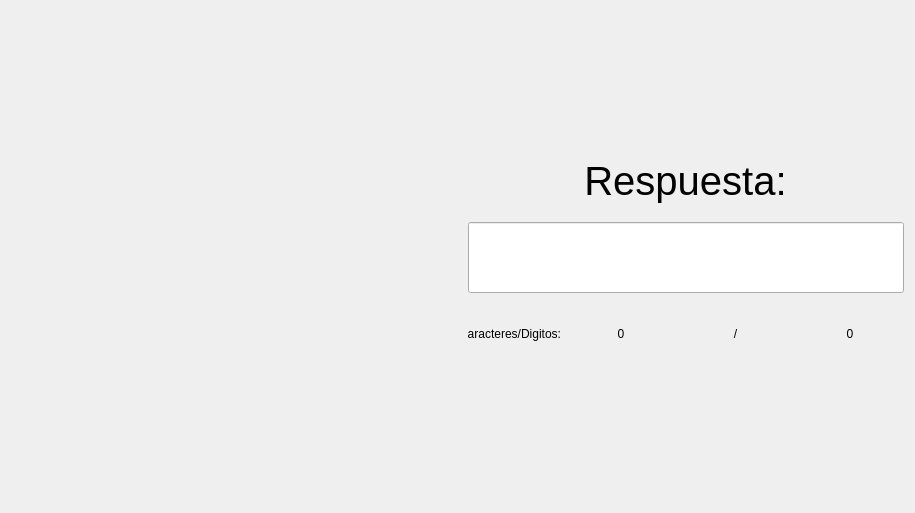
<?xml version="1.0" encoding="UTF-8"?>
<ui version="4.0">
 <class>Form</class>
 <widget class="QWidget" name="Form">
  <property name="geometry">
   <rect>
    <x>0</x>
    <y>0</y>
    <width>915</width>
    <height>513</height>
   </rect>
  </property>
  <property name="windowTitle">
   <string>Form</string>
  </property>
  <layout class="QVBoxLayout" name="verticalLayout">
   <item>
    <layout class="QHBoxLayout" name="horizontalLayout_6">
     <item>
      <widget class="QStackedWidget" name="listWidget_panelVersion">
       <property name="minimumSize">
        <size>
         <width>451</width>
         <height>411</height>
        </size>
       </property>
       <property name="maximumSize">
        <size>
         <width>16777215</width>
         <height>16777215</height>
        </size>
       </property>
       <property name="toolTipDuration">
        <number>0</number>
       </property>
       <property name="styleSheet">
        <string notr="true"/>
       </property>
       <property name="frameShape">
        <enum>QFrame::NoFrame</enum>
       </property>
       <property name="frameShadow">
        <enum>QFrame::Plain</enum>
       </property>
       <property name="currentIndex">
        <number>-1</number>
       </property>
      </widget>
     </item>
     <item>
      <layout class="QVBoxLayout" name="verticalLayout_5">
       <item>
        <widget class="QLabel" name="label_9">
         <property name="text">
          <string/>
         </property>
        </widget>
       </item>
       <item alignment="Qt::AlignHCenter">
        <widget class="QLabel" name="label">
         <property name="maximumSize">
          <size>
           <width>241</width>
           <height>71</height>
          </size>
         </property>
         <property name="font">
          <font>
           <pointsize>30</pointsize>
          </font>
         </property>
         <property name="text">
          <string>Respuesta:</string>
         </property>
         <property name="alignment">
          <set>Qt::AlignCenter</set>
         </property>
        </widget>
       </item>
       <item>
        <widget class="QLineEdit" name="lineEdit_respuesta">
         <property name="maximumSize">
          <size>
           <width>16777215</width>
           <height>71</height>
          </size>
         </property>
         <property name="font">
          <font>
           <pointsize>13</pointsize>
          </font>
         </property>
         <property name="alignment">
          <set>Qt::AlignCenter</set>
         </property>
        </widget>
       </item>
       <item>
        <layout class="QHBoxLayout" name="horizontalLayout">
         <item>
          <widget class="QLabel" name="label_2">
           <property name="maximumSize">
            <size>
             <width>93</width>
             <height>69</height>
            </size>
           </property>
           <property name="text">
            <string>Caracteres/Digitos:</string>
           </property>
           <property name="alignment">
            <set>Qt::AlignRight|Qt::AlignTrailing|Qt::AlignVCenter</set>
           </property>
          </widget>
         </item>
         <item>
          <widget class="QLabel" name="bel_noChars">
           <property name="maximumSize">
            <size>
             <width>10000000</width>
             <height>69</height>
            </size>
           </property>
           <property name="text">
            <string>0</string>
           </property>
           <property name="alignment">
            <set>Qt::AlignCenter</set>
           </property>
          </widget>
         </item>
         <item>
          <widget class="QLabel" name="label_3">
           <property name="maximumSize">
            <size>
             <width>1000000</width>
             <height>69</height>
            </size>
           </property>
           <property name="text">
            <string>/</string>
           </property>
           <property name="alignment">
            <set>Qt::AlignCenter</set>
           </property>
          </widget>
         </item>
         <item>
          <widget class="QLabel" name="bel_maxChars">
           <property name="maximumSize">
            <size>
             <width>16777215</width>
             <height>69</height>
            </size>
           </property>
           <property name="text">
            <string>0</string>
           </property>
           <property name="alignment">
            <set>Qt::AlignCenter</set>
           </property>
          </widget>
         </item>
        </layout>
       </item>
       <item>
        <widget class="QLabel" name="label_10">
         <property name="text">
          <string/>
         </property>
        </widget>
       </item>
      </layout>
     </item>
    </layout>
   </item>
  </layout>
 </widget>
 <resources/>
 <connections/>
</ui>
